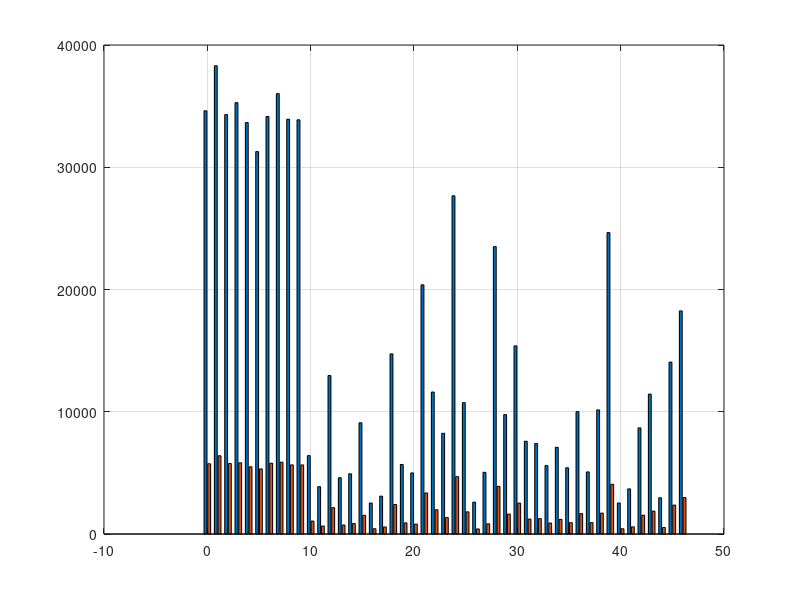

This figure's MATLAB source: (Note: this script raises an error after producing the figure.)
clc,clear,close all

load nums.mat

SampleNums = [training_nums,test_nums];

figure("Units","pixels","Position",[80,454,1746,334])
axes
grid(gca,"on")
box(gca,"on")
hold(gca,"on")

b = bar(Classes,SampleNums);
b(1).FaceColor = [7,84,213]/255;
b(2).FaceColor = [249,82,107]/255;

legend("Training","Test")
set(gca,"FontSize",15)

nums = training_nums+test_nums;
figure("Units","pixels","Position",[692.3333333333333,369,1036.666666666667,334])
grid(gca,"on")
box(gca,"on")
hold(gca,"on")

b2 = bar(nums);
b2(1).FaceColor = [7,84,213]/255;
